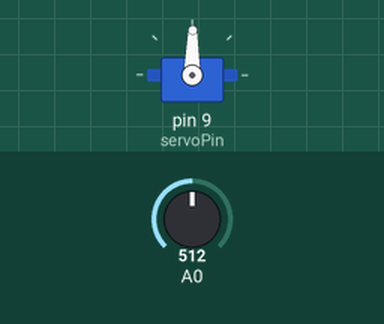
Simulated run of this sketch. Board: Arduino Uno, built with avr-gcc and run on an emulated ATmega328P. Parts: servo. Inputs (shaded band) come from the test bench; at power-on: A0 = 512. What the sketch prints to the serial monitor is not drawn.

Above: at 1.2 s.
1.3 s: A0 set to 716
At 2.2 s:
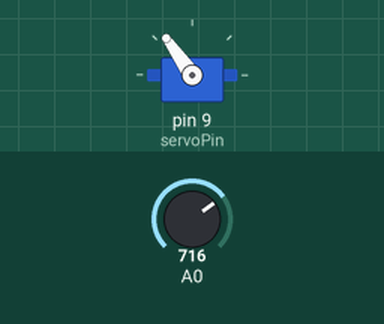
2.8 s: A0 set to 900
At 3.4 s:
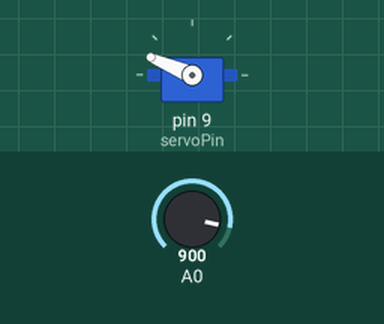
4.3 s: A0 set to 1023
At 5.5 s:
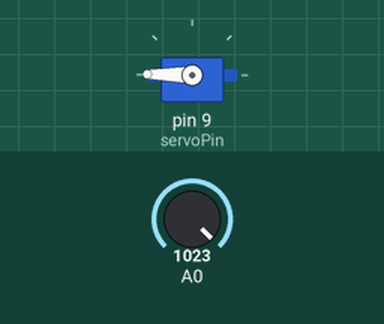
5.8 s: A0 set to 306
At 6.9 s:
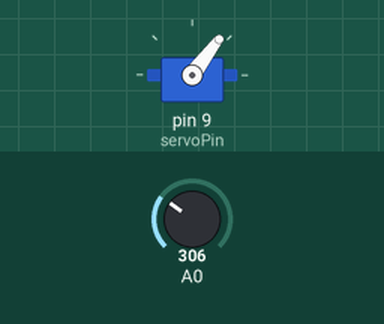
7.3 s: A0 set to 122
At 8.0 s:
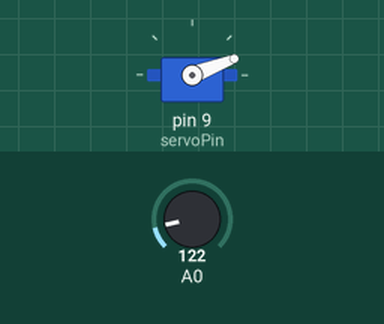
8.8 s: A0 set to 511
At 10.2 s:
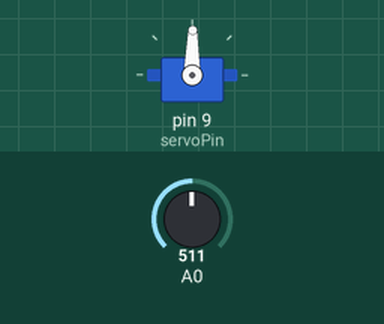
Timing chart, 0 to 11.3 s (numbered marks = the images above; inputs shaded):
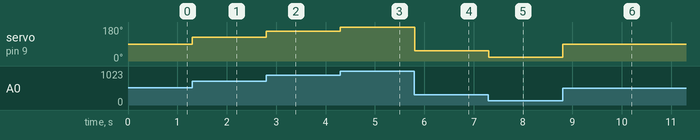

The sketch:

servo_example.ino
```cpp
#include <Servo.h>

Servo servoMotor;
int servoPin = 9;

void setup() {
  Serial.begin(9600);
  servoMotor.attach(servoPin);

}

void loop() {
  int analogValue = analogRead(A0);
  int servoAngle = map(analogValue, 0, 1023, 0, 179);
  servoMotor.write(servoAngle);
  Serial.println(servoAngle);


}
```

Measured:
- after the input at 1.3 s, servo on pin 9 (servoPin): 89° → 125° at once
- after the input at 2.8 s, servo on pin 9 (servoPin): 125° → 157° at once
- after the input at 4.3 s, servo on pin 9 (servoPin): 157° → 179° at once
- after the input at 5.8 s, servo on pin 9 (servoPin): 179° → 53° at once
- after the input at 7.3 s, servo on pin 9 (servoPin): 53° → 21° at once
- after the input at 8.8 s, servo on pin 9 (servoPin): 21° → 89° at once
